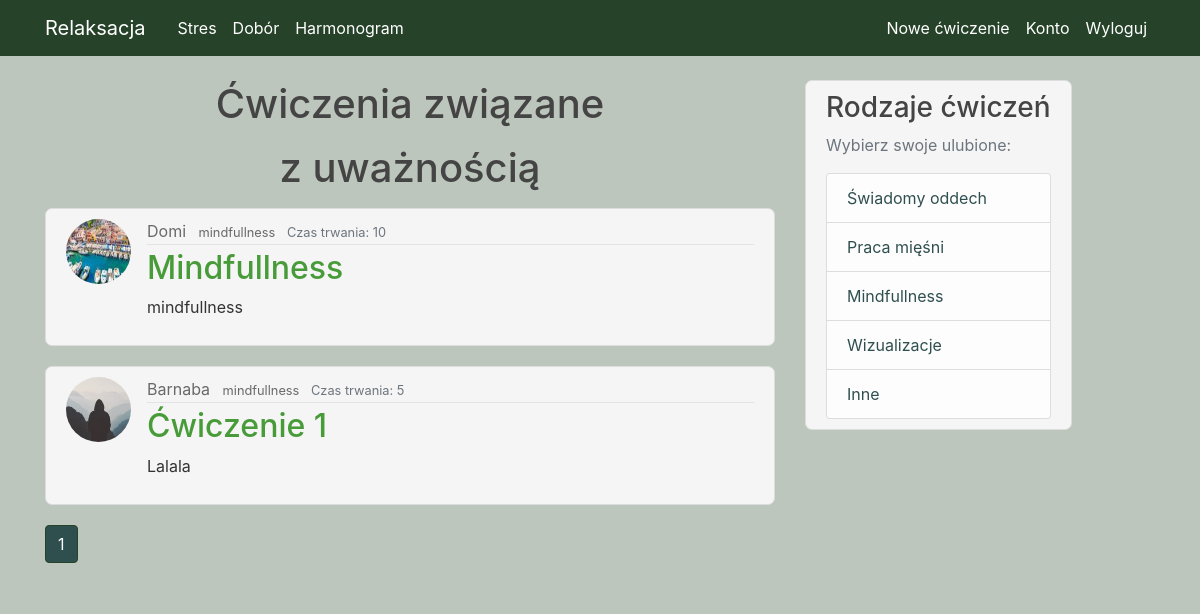
Before: /mindfullness (signed in) with the older database file.
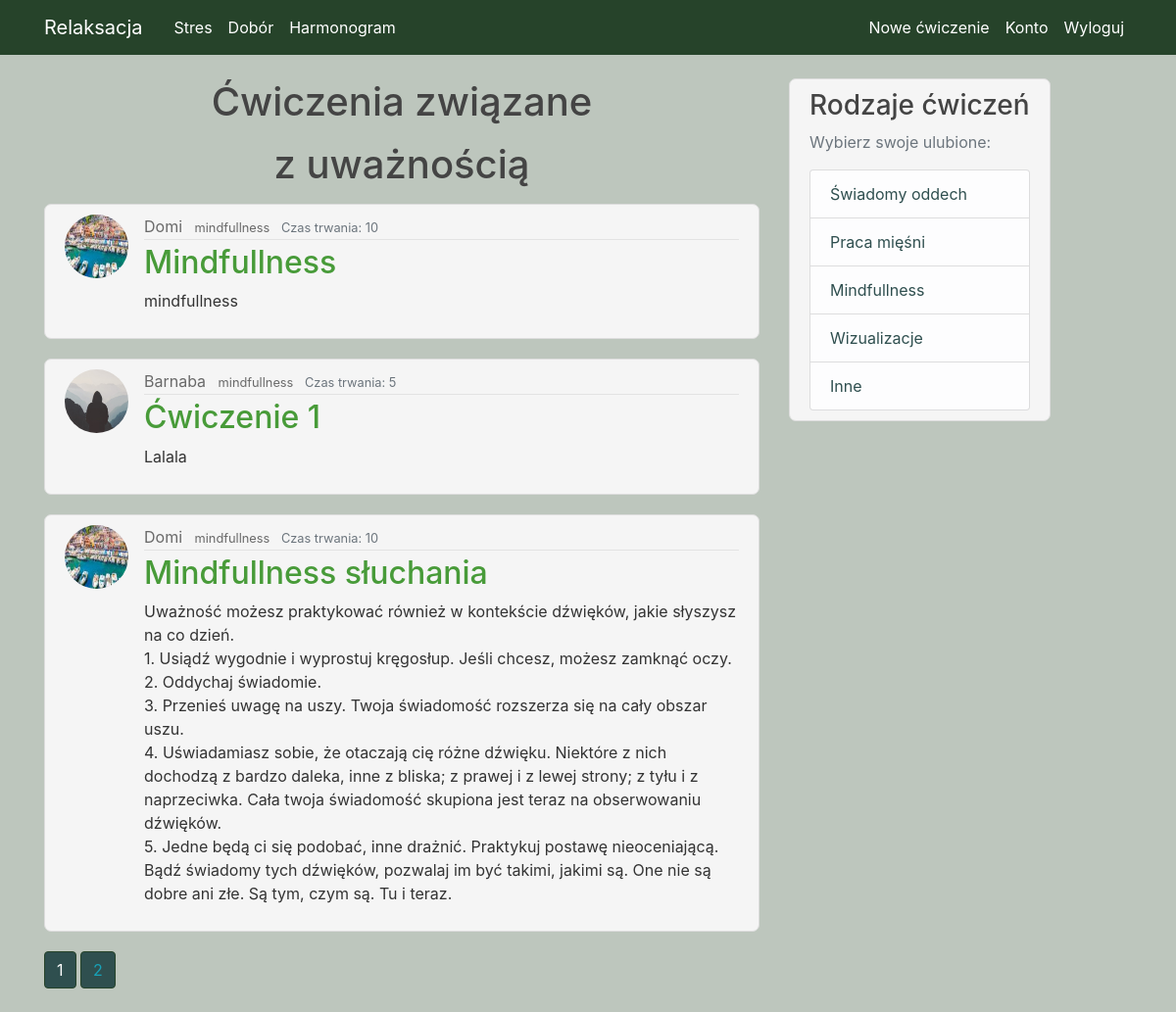
After: the same page with the newer database file.
### Relaks/models.py (models this page shows, shortened)
class Post(db.Model):
    id = db.Column(db.Integer, primary_key=True, autoincrement=True)
    name = db.Column(db.String(100), nullable=True)
    category = db.Column(db.String(100), nullable=True)
    time = db.Column(db.Integer, nullable=True)
    content = db.Column(db.Text, nullable=True)
    user_id = db.Column(db.Integer, db.ForeignKey('user.id'), nullable=False)

class User(db.Model, UserMixin):
    id = db.Column(db.Integer, primary_key=True)
    username = db.Column(db.String(20), unique=True, nullable=False)
    email = db.Column(db.String(120), unique=True, nullable=False)
    image_file = db.Column(db.String(20), nullable=False, default='default.jpg')
    password = db.Column(db.String(60), nullable=False)
    posts = db.relationship('Post', backref='author', lazy=True)

### Relaks/routes.py (the view)
@app.route("/mindfullness", methods=['GET', 'POST'])
@login_required
def mindfullness():
    page = request.args.get('page', 1, type=int)
    post = Post.query.filter(
        Post.category == 'mindfullness').paginate(page=page, per_page=3)
    return render_template('mindfullness.html', title='Mindfullness', post=post)

### Relaks/models.py (called while the page is built)
@login_manager.user_loader
def load_user(user_id):
    return User.query.get(int(user_id))

### Relaks/templates/mindfullness.html (shortened to what this page needs)
{% extends "layout.html" %}
{% block content %}
    <h1> <p style="text-align: center"> Ćwiczenia związane </p>
        <p style="text-align: center"> z uważnością </p> </h1>
      {% for post in post.items %}
          <article class="media content-section">
          <img class="rounded-circle article-img" src="{{ url_for('static', filename='photo/' + post.author.image_file) }}">
          <div class="media-body">
            <div class="article-metadata">
              <a class="mr-2" href="#">{{ post.author.username }}</a>
              <small class="article-category">
          <a
            class="mr-2"
            href="{{ url_for('mindfullness', category=post.category) }}"
            >{{ post.category }}</a>
                </small>
                <small class="text-muted">Czas trwania: {{ post.time }}</small>
            </div>
            <h2> <a class="article-title" href="{{ url_for('post', post_id=post.id) }}">{{ post.name}}</a> </h2>
            <p class="article-content">{{ post.content }}</p>
          </div>
        </article>
    {% endfor %}
      {% for page_num in post.iter_pages(left_edge=1, right_edge=1, left_current=1, right_current=2) %}
        {% if page_num %}
            {% if post.page == page_num %}
                <a class="btn btn-info mb-4" style="background-color: darkslategrey; border-color: #26432a" href="{{ url_for('mindfullness', page=page_num)  }}"> {{ page_num }}</a>
             {% else %}
                <a class="btn btn-outline-info mb-4" style="background-color: darkslategrey; border-color: #26432a; " href="{{ url_for('mindfullness', page=page_num)  }}"> {{ page_num }}</a>
             {% endif %}
        {% endif %}
    {% endfor %}
{% endblock content %}

Changed rows visible on the page:
added Post: image_file (picture), author.username "Domi", category "mindfullness", time "10", name "Mindfullness słuchania", content "Uważność możesz praktykować również w kontekście dźwięków, jakie słyszysz na co dzień. 1. Usiądź wygodnie i wyprostuj kręgosłup. Jeśli chcesz, możesz zamknąć oczy. 2. Oddychaj świadomie. 3. Przenieś uwagę na uszy. Twoja świadomość rozszerza się na cały obszar uszu. 4. Uświadamiasz sobie, że otaczają cię różne dźwięku. Niektóre z nich dochodzą z bardzo daleka, inne z bliska; z prawej i z lewej strony; z tyłu i z naprzeciwka. Cała twoja świadomość skupiona jest teraz na obserwowaniu dźwięków. 5. Jedne będą ci się podobać, inne drażnić. Praktykuj postawę nieoceniającą. Bądź świadomy tych dźwięków, pozwalaj im być takimi, jakimi są. One nie są dobre ani złe. Są tym, czym są. Tu i teraz."
Other visible differences:
new list line: "2"
